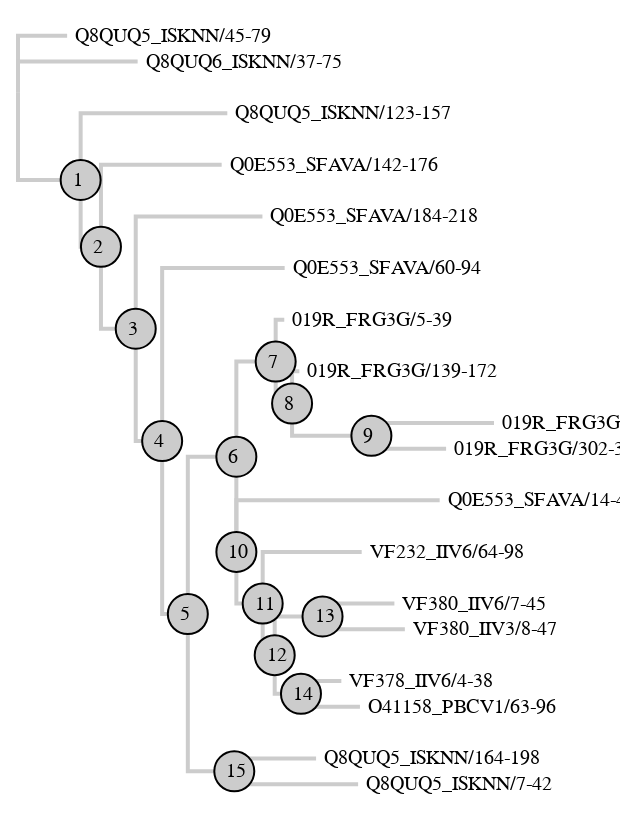

The notebook cell this image was saved under:
### Code cell
from phylovega import TreeChart

# Read data
df = ph.read_fasta('data/PF08793_seed.fasta')
df = df.phylo.read_newick('data/PF08793_seed.newick', combine_on='id')

# Show using TreeChart
TreeChart.from_phylopandas(
    df,
    height=400,
    leaf_text_column="id",
    node_text_column= "id",
    # Node attributes
    node_size=400,
    node_color="#ccc",
    node_text_xoffset=-4,
)

### Figure 1 — Vega specification as saved in the notebook (floating-point values rounded to 4 significant figures)
{"autosize": "fit", "data": [{"name": "tree", "transform": [{"key": "id", "parentKey": "parent", "type": "stratify"}, {"as": ["y0", "x0", "depth0", "children0"], "method": "cluster", "size": [400, 300], "type": "tree"}, {"as": ["y", "x", "depth", "children"], "method": "cluster", "size": [400, 300], "type": "tree"}, {"as": "x", "expr": "0.8 * datum.distance * 80", "type": "formula"}], "values": [{"children": 0, "children0": 0, "depth": 4, "depth0": 4, "description": "Q0E553_SFAVA/184-218", "distance": 1.91, "id": "Q0E553_SFAVA/184-218", "label": "Q0E553_SFAVA/184-218", "length": 0.9898, "parent": "3", "sequence": "KCIAFDK----ND-KINPFTGRPINENNDTYRMIYSMCHG", "type": "leaf", "uid": "4lWVouml4G", "x": 122.2, "x0": 300, "y": 103.2, "y0": 103.2}, {"children": 0, "children0": 0, "depth": 2, "depth0": 2, "description": "Q8QUQ5_ISKNN/123-157", "distance": 1.635, "id": "Q8QUQ5_ISKNN/123-157", "label": "Q8QUQ5_ISKNN/123-157", "length": 1.146, "parent": "1", "sequence": "ACALYYD----DP-TVNPFTDEPLRRYSPIDDLLYRNCES", "type": "leaf", "uid": "cZ0crxowMR", "x": 104.7, "x0": 300, "y": 51.61, "y0": 51.61}, {"children": 0, "children0": 0, "depth": 3, "depth0": 3, "description": "Q0E553_SFAVA/142-176", "distance": 1.591, "id": "Q0E553_SFAVA/142-176", "label": "Q0E553_SFAVA/142-176", "length": 0.9431, "parent": "2", "sequence": "YCTNFHR----DE-SRNPLTGKKLVPTSPIRKAWHKMCSG", "type": "leaf", "uid": "ncRrXXM68M", "x": 101.8, "x0": 300, "y": 77.42, "y0": 77.42}, {"children": 0, "children0": 0, "depth": 1, "depth0": 1, "description": "Q8QUQ5_ISKNN/45-79", "distance": 0.3838, "id": "Q8QUQ5_ISKNN/45-79", "label": "Q8QUQ5_ISKNN/45-79", "length": 0.3838, "parent": "0", "sequence": "LCAEYKR----SP-RYNPWTDRTLAPGSPKHNLISGMCGG", "type": "leaf", "uid": "36UcefH2E2", "x": 24.56, "x0": 300, "y": 12.9, "y0": 12.9}, {"children": 0, "children0": 0, "depth": 1, "depth0": 1, "description": "Q8QUQ6_ISKNN/37-75", "distance": 0.9347, "id": "Q8QUQ6_ISKNN/37-75", "label": "Q8QUQ6_ISKNN/37-75", "length": 0.9347, "parent": "0", "sequence": "VCNDLALCSQHTD-TYNPWTDRALLPDSPVHDMIDYVCNT", "type": "leaf", "uid": "0Upm3AeIku", "x": 59.82, "x0": 300, "y": 25.81, "y0": 25.81}, {"children": 0, "children0": 0, "depth": 10, "depth0": 10, "description": "019R_FRG3G/249-283", "distance": 3.719, "id": "019R_FRG3G/249-283", "label": "019R_FRG3G/249-283", "length": 0.9577, "parent": "9", "sequence": "VCERFAA----DP-TRNPVTGSPLSRNDPLYTDLMEICKG", "type": "leaf", "uid": "CHnF9HMUrx", "x": 238.0, "x0": 300, "y": 206.5, "y0": 206.5}, {"children": 0, "children0": 0, "depth": 10, "depth0": 10, "description": "019R_FRG3G/302-336", "distance": 3.345, "id": "019R_FRG3G/302-336", "label": "019R_FRG3G/302-336", "length": 0.5836, "parent": "9", "sequence": "TCEAFCR----DP-TRNPVTGQKMRRNGIEYQMFAEECDC", "type": "leaf", "uid": "yCxLdyRevj", "x": 214.0, "x0": 300, "y": 219.4, "y0": 219.4}, {"children": 0, "children0": 0, "depth": 11, "depth0": 11, "description": "VF380_IIV6/7-45", "distance": 2.941, "id": "VF380_IIV6/7-45", "label": "VF380_IIV6/7-45", "length": 0.5613, "parent": "13", "sequence": "KCDEWEKIRLNSS-PKNPFTKRNVKKDGPTYKKIDLICKH", "type": "leaf", "uid": "MOUAevZxYO", "x": 188.2, "x0": 300, "y": 296.8, "y0": 296.8}, {"children": 0, "children0": 0, "depth": 11, "depth0": 11, "description": "VF380_IIV3/8-47", "distance": 3.022, "id": "VF380_IIV3/8-47", "label": "VF380_IIV3/8-47", "length": 0.6431, "parent": "13", "sequence": "KCYEWDIAKKKSPLPKSPLTGRKLKQHGPTWKKITAECAT", "type": "leaf", "uid": "3soqy4okhR", "x": 193.4, "x0": 300, "y": 309.7, "y0": 309.7}, {"children": 0, "children0": 0, "depth": 11, "depth0": 11, "description": "VF378_IIV6/4-38", "distance": 2.526, "id": "VF378_IIV6/4-38", "label": "VF378_IIV6/4-38", "length": 0.3153, "parent": "14", "sequence": "KCSKWHE----QP-LINPLTNRKIKKNGPTYKELERECGP", "type": "leaf", "uid": "lcb3guBVfC", "x": 161.7, "x0": 300, "y": 335.5, "y0": 335.5}, {"children": 0, "children0": 0, "depth": 11, "depth0": 11, "description": "O41158_PBCV1/63-96", "distance": 2.671, "id": "O41158_PBCV1/63-96", "label": "O41158_PBCV1/63-96", "length": 0.4608, "parent": "14", "sequence": "LCSKWKA----NP-LVNPATGRKIKKDGPVYEKIQKKCS-", "type": "leaf", "uid": "kEuTdhaLmY", "x": 171.0, "x0": 300, "y": 348.4, "y0": 348.4}, {"children": 0, "children0": 0, "depth": 8, "depth0": 8, "description": "019R_FRG3G/5-39", "distance": 2.08, "id": "019R_FRG3G/5-39", "label": "019R_FRG3G/5-39", "length": 0.06723, "parent": "7", "sequence": "YCDEFER----NP-TRNPRTGRTIKRGGPVFRALERECSD", "type": "leaf", "uid": "e5193wuF3M", "x": 133.1, "x0": 300, "y": 154.8, "y0": 154.8}, {"children": 0, "children0": 0, "depth": 9, "depth0": 9, "description": "019R_FRG3G/139-172", "distance": 2.198, "id": "019R_FRG3G/139-172", "label": "019R_FRG3G/139-172", "length": 0.0569, "parent": "8", "sequence": "-CPEFAR----DP-TRNPRTGRTIKRGGPTYRALEAECAD", "type": "leaf", "uid": "vmcVMoS3Hx", "x": 140.7, "x0": 300, "y": 180.6, "y0": 180.6}, {"children": 0, "children0": 0, "depth": 9, "depth0": 9, "description": "VF232_IIV6/64-98", "distance": 2.685, "id": "VF232_IIV6/64-98", "label": "VF232_IIV6/64-98", "length": 0.7734, "parent": "11", "sequence": "ECEQWLA----NK-GINPRTGKAIKIGGPTYKKLEMECKE", "type": "leaf", "uid": "wqY4I1iyuL", "x": 171.8, "x0": 300, "y": 271.0, "y0": 271.0}, {"children": 0, "children0": 0, "depth": 5, "depth0": 5, "description": "Q0E553_SFAVA/60-94", "distance": 2.083, "id": "Q0E553_SFAVA/60-94", "label": "Q0E553_SFAVA/60-94", "length": 0.9571, "parent": "4", "sequence": "VCKKFLA----NK-TVSPYSGRPIKPGKKLYNDLEKHCSG", "type": "leaf", "uid": "Ok2OxDuREV", "x": 133.3, "x0": 300, "y": 129.0, "y0": 129.0}, {"children": 0, "children0": 0, "depth": 7, "depth0": 7, "description": "Q8QUQ5_ISKNN/164-198", "distance": 2.329, "id": "Q8QUQ5_ISKNN/164-198", "label": "Q8QUQ5_ISKNN/164-198", "length": 0.6391, "parent": "15", "sequence": "QCRAFEE----NP-DVNPNTGRRISPTGPIASSMRRRCMN", "type": "leaf", "uid": "0sZjG6uz2S", "x": 149.0, "x0": 300, "y": 374.2, "y0": 374.2}, {"children": 0, "children0": 0, "depth": 7, "depth0": 7, "description": "Q8QUQ5_ISKNN/7-42", "distance": 2.657, "id": "Q8QUQ5_ISKNN/7-42", "label": "Q8QUQ5_ISKNN/7-42", "length": 0.9674, "parent": "15", "sequence": "KCNQLRN----NRYTVNPVSNRAIAPRGDTANTLRRICEQ", "type": "leaf", "uid": "AtkVp4PCAh", "x": 170.1, "x0": 300, "y": 387.1, "y0": 387.1}, {"children": 0, "children0": 0, "depth": 8, "depth0": 8, "description": "Q0E553_SFAVA/14-48", "distance": 3.294, "id": "Q0E553_SFAVA/14-48", "label": "Q0E553_SFAVA/14-48", "length": 1.588, "parent": "10", "sequence": "QCETFKR----NKQAVSPLTNCPIDKFGRTAARFRKECD-", "type": "leaf", "uid": "t8lE63UFYj", "x": 210.8, "x0": 300, "y": 245.2, "y0": 245.2}, {"children": 3, "children0": 3, "depth": 0, "depth0": 0, "description": "nan", "distance": 0, "id": "0", "label": "0", "length": 0, "parent": null, "sequence": "nan", "type": "root", "uid": "m0lbK9bPwm", "x": 0, "x0": 0, "y": 41.24, "y0": 41.24}, {"children": 2, "children0": 2, "depth": 1, "depth0": 1, "description": "nan", "distance": 0.4894, "id": "1", "label": "1", "length": 0.4894, "parent": "0", "sequence": "nan", "type": "node", "uid": "CVxqyaJWZy", "x": 31.32, "x0": 27.27, "y": 85.01, "y0": 85.01}, {"children": 2, "children0": 2, "depth": 2, "depth0": 2, "description": "nan", "distance": 0.6481, "id": "2", "label": "2", "length": 0.1587, "parent": "1", "sequence": "nan", "type": "node", "uid": "pCH3qWUbPd", "x": 41.48, "x0": 54.55, "y": 118.4, "y0": 118.4}, {"children": 2, "children0": 2, "depth": 3, "depth0": 3, "description": "nan", "distance": 0.9198, "id": "3", "label": "3", "length": 0.2717, "parent": "2", "sequence": "nan", "type": "node", "uid": "OCLtUIyMfQ", "x": 58.87, "x0": 81.82, "y": 159.4, "y0": 159.4}, {"children": 2, "children0": 2, "depth": 4, "depth0": 4, "description": "nan", "distance": 1.126, "id": "4", "label": "4", "length": 0.2064, "parent": "3", "sequence": "nan", "type": "node", "uid": "jbpvGmSjw9", "x": 72.08, "x0": 109.1, "y": 215.5, "y0": 215.5}, {"children": 2, "children0": 2, "depth": 5, "depth0": 5, "description": "nan", "distance": 1.327, "id": "5", "label": "5", "length": 0.2005, "parent": "4", "sequence": "nan", "type": "node", "uid": "7jpHvbuC2Y", "x": 84.91, "x0": 136.4, "y": 302.0, "y0": 302.0}, {"children": 2, "children0": 2, "depth": 6, "depth0": 6, "description": "nan", "distance": 1.706, "id": "6", "label": "6", "length": 0.3791, "parent": "5", "sequence": "nan", "type": "node", "uid": "O24DElYNkC", "x": 109.2, "x0": 163.6, "y": 223.4, "y0": 223.4}, {"children": 2, "children0": 2, "depth": 7, "depth0": 7, "description": "nan", "distance": 2.013, "id": "7", "label": "7", "length": 0.3072, "parent": "6", "sequence": "nan", "type": "node", "uid": "46pBEiWMM6", "x": 128.8, "x0": 218.2, "y": 175.8, "y0": 175.8}, {"children": 2, "children0": 2, "depth": 8, "depth0": 8, "description": "nan", "distance": 2.141, "id": "8", "label": "8", "length": 0.1281, "parent": "7", "sequence": "nan", "type": "node", "uid": "66YDqK2RTq", "x": 137.0, "x0": 245.5, "y": 196.8, "y0": 196.8}, {"children": 2, "children0": 2, "depth": 9, "depth0": 9, "description": "nan", "distance": 2.761, "id": "9", "label": "9", "length": 0.6197, "parent": "8", "sequence": "nan", "type": "node", "uid": "3XnY5eEDa2", "x": 176.7, "x0": 272.7, "y": 212.9, "y0": 212.9}, {"children": 2, "children0": 2, "depth": 7, "depth0": 7, "description": "nan", "distance": 1.706, "id": "10", "label": "10", "length": 0.0002719, "parent": "6", "sequence": "nan", "type": "node", "uid": "myELd7ApOb", "x": 109.2, "x0": 190.9, "y": 271.0, "y0": 271.0}, {"children": 2, "children0": 2, "depth": 8, "depth0": 8, "description": "nan", "distance": 1.912, "id": "11", "label": "11", "length": 0.2055, "parent": "10", "sequence": "nan", "type": "node", "uid": "0ZiBVd87ib", "x": 122.3, "x0": 218.2, "y": 296.8, "y0": 296.8}, {"children": 2, "children0": 2, "depth": 9, "depth0": 9, "description": "nan", "distance": 2.005, "id": "12", "label": "12", "length": 0.09389, "parent": "11", "sequence": "nan", "type": "node", "uid": "ooVLE3m8li", "x": 128.4, "x0": 245.5, "y": 322.6, "y0": 322.6}, {"children": 2, "children0": 2, "depth": 10, "depth0": 10, "description": "nan", "distance": 2.379, "id": "13", "label": "13", "length": 0.3737, "parent": "12", "sequence": "nan", "type": "node", "uid": "cGCMVsNur7", "x": 152.3, "x0": 272.7, "y": 303.2, "y0": 303.2}, {"children": 2, "children0": 2, "depth": 10, "depth0": 10, "description": "nan", "distance": 2.211, "id": "14", "label": "14", "length": 0.2052, "parent": "12", "sequence": "nan", "type": "node", "uid": "ObHAW93pmZ", "x": 141.5, "x0": 272.7, "y": 341.9, "y0": 341.9}, {"children": 2, "children0": 2, "depth": 6, "depth0": 6, "description": "nan", "distance": 1.69, "id": "15", "label": "15", "length": 0.363, "parent": "5", "sequence": "nan", "type": "node", "uid": "OUcJtpCecQ", "x": 108.1, "x0": 272.7, "y": 380.6, "y0": 380.6}]}, {"name": "links", "source": "tree", "transform": [{"key": "id", "type": "treelinks"}, {"orient": "horizontal", "shape": "orthogonal", "type": "linkpath"}]}, {"name": "nodes", "source": "tree", "transform": [{"expr": "datum.type == \"node\"", "type": "filter"}]}, {"name": "leaves", "source": "tree", "transform": [{"expr": "datum.type == \"leaf\"", "type": "filter"}]}], "height": 400, "marks": [{"encode": {"update": {"path": {"field": "path"}, "stroke": {"value": "#ccc"}, "strokeWidth": {"value": 2}}}, "from": {"data": "links"}, "type": "path"}, {"encode": {"enter": {"fill": {"value": "#000"}, "stroke": {"value": "#000"}}, "update": {"size": {"value": 0}, "strokeWidth": {"value": 1}, "x": {"field": "x"}, "y": {"field": "y"}}}, "from": {"data": "leaves"}, "type": "symbol"}, {"encode": {"enter": {"stroke": {"value": "#000"}}, "update": {"fill": {"value": "#ccc"}, "size": {"value": 400}, "strokeWidth": {"value": 1}, "x": {"field": "x"}, "y": {"field": "y"}}}, "from": {"data": "nodes"}, "type": "symbol"}, {"encode": {"enter": {"fill": {"value": "#000"}, "text": {"field": "id"}}, "update": {"dx": {"value": 4}, "dy": {"value": 3}, "fontSize": {"value": 10}, "x": {"field": "x"}, "y": {"field": "y"}}}, "from": {"data": "leaves"}, "type": "text"}, {"encode": {"enter": {"fill": {"value": "#000"}, "text": {"field": "id"}}, "update": {"dx": {"value": -4}, "dy": {"value": 3}, "fontSize": {"value": 10}, "x": {"field": "x"}, "y": {"field": "y"}}}, "from": {"data": "nodes"}, "type": "text"}], "padding": 5, "signals": [], "width": 300}
